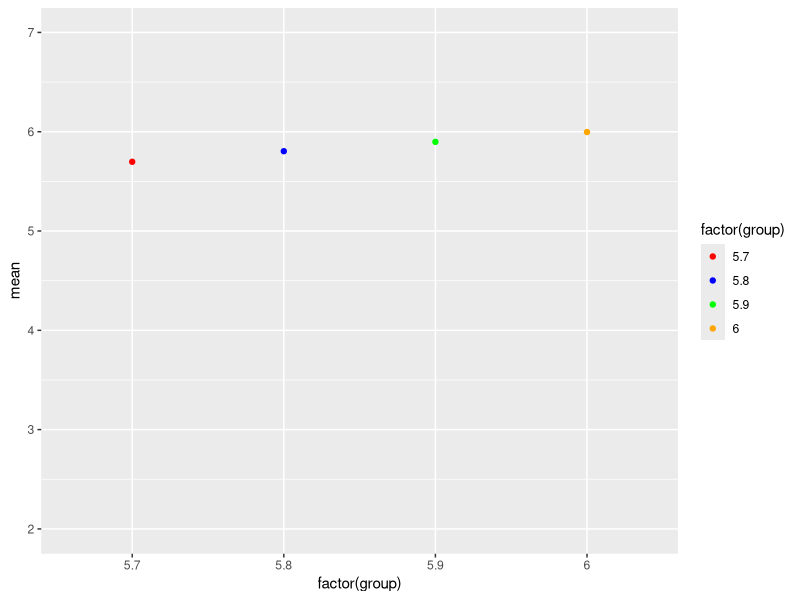

Reproduce this figure in R.
library(dplyr)
library(ggplot2)  
library(purrr)

set.seed(1)

u_diff <- c(6,5.9,5.8,5.7) 
sdv <- 0.5 
size <- 1000

observations <- map_dfr(u_diff, function(i){  
  map_df(1:10, function(rep){ 
    obs <- rnorm(size, i, sdv) # using i from outside function as putting in each new mean element of the vector 
    data.frame( 
      group = i,  
      obs = obs, 
      ID = rep
    )
    })

  }) 

#fit using optim to find mu 
#use LRT to compare the ML (fit mu) to other bersios one at a time  
# Cant use LRtest() get the difference in likelihood df = 1 , because in model fitting 1 and in other fitting 0  
# with  
#is value 6 about as good as fitted value, AND ANSWER WOULD BE YES OR NO DEPENDING ON BIGGER OR SMALLER THAN 0.05 



observationdf <- observations %>% group_by(group) %>% summarise(mean = mean(obs)) %>% ungroup()

observationdf_6 <- observationdf %>% filter(group == 6)

plot_obs <- ggplot(data = observationdf, aes(x = factor(group), y = mean, colour = factor(group) )) +
  geom_point() + coord_cartesian(ylim = c(2,7)) + 
  scale_y_continuous(breaks = seq(0,7,by=1)) + 
  scale_color_manual(values = c("6" = "orange", "5.7"= "red", "5.9" = "green", "5.8" = "blue" ))

plot_obs

#what is calculated likelihood using dnorm(u, sd)? 

likelihoodrepSD <- function(pars) { 
  
  likelihood <- dnorm(observationdf_6$mean, mean = pars[1], sd = sdv, log = TRUE)  
  sumLikelihood <- -sum(likelihood) 
  sumLikelihood 
  
} 

# this is my fitted model 
answeroptimSD <- optim(par = 6, fn = likelihoodrepSD,   lower = 4,
                     upper = 8, method = "Brent" ) 

# comparing fitted model to non-fitted model 
FixedUdiffLikelihood <- data.frame(fixedmu = u_diff) %>% 
  mutate(LikelihoodsFixedUdiff =  map_dbl(fixedmu, likelihoodrepSD), # take each element of vector and create a likelihood 
         LikelihoodOfFit = answeroptimSD$value, 
         LR = 2*(LikelihoodsFixedUdiff - answeroptimSD$value), # compare the likelihood to fitted optimized model 
         pvalue = pchisq(LR,df = 1, lower.tail = FALSE))
# if p < 0.05 then that means that the more complicated model is better   

FixedUdiffLikelihood 


#### now calculate using dnorm(u , sd/sqrt(1000)) , redo LRT  #### 
no_observations <- observations %>% group_by(group) %>% summarise(n = n()) %>% pull(n) %>% first()

likelihoodrepSE<- function(pars){ 
  
  likelihood <- dnorm(observationdf_6$mean, mean = pars[1], sd = sdv/sqrt(no_observations), log = TRUE)   
  sumLikelihood <- -sum(likelihood) 
  sumLikelihood 

}

answeroptimSE <- optim(par = 6, fn = likelihoodrepSE,   lower = 4,
                       upper = 8, method = "Brent" )  

answeroptimSE

FixedUdiffLikelihoodSE <- data.frame(fixedmu = u_diff) %>% 
  mutate(LikelihoodsFixedUdiffSE =  map_dbl(fixedmu, likelihoodrepSE), 
         LR = 2*(LikelihoodsFixedUdiffSE - answeroptimSE$value), 
         pvalue = pchisq(LR,df = 1, lower.tail = FALSE))

FixedUdiffLikelihoodSE 

# when n = 1000, you have more observations, and SE shows that the fitted model is better than not fitting 
# when n = 10 you have less observations and SD is still saying that simple model is okay and SE model is saying fitted is better 
# when n = 1 , you have even less observations and SE and SD are both saying that the simple model is okay  
